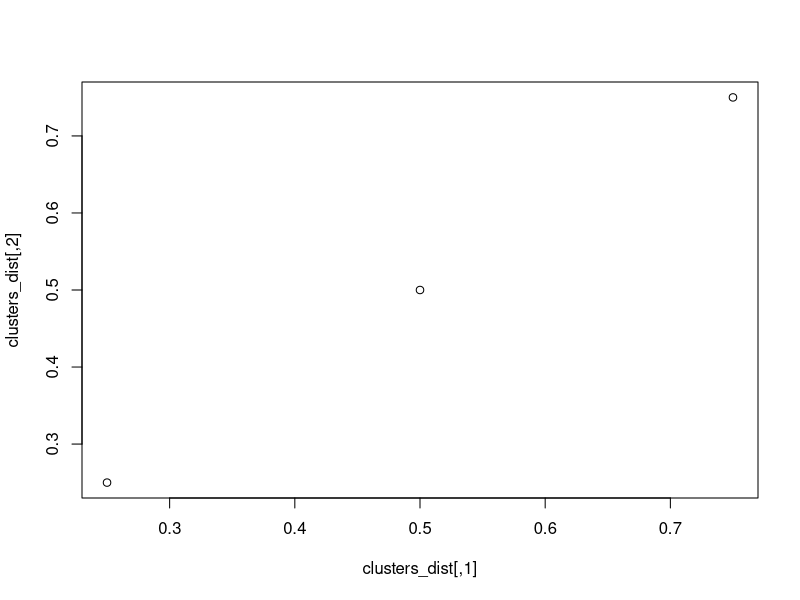

Source code (R): (Note: this script raises an error after producing the figure.)
#Generated Data

n=100 #No. of Locations
M=10 #No. of Observations
#A=2
n.clust=4 #"Correct" Number of Clusters
clusters_dist <- matrix(rep(c(.25,.5,.75),2),ncol = 2)
  #matrix(c(runif(n.clust,0,1),runif(n.clust,0,1)),ncol = 2)
clust_theta <- rnorm(n.clust,0,1)

#explore generated cluster effects
par(mfrow = c(1,1))
plot(clusters_dist)
print(clust_theta)

x<-matrix(runif(n*2,0,1),ncol = 2)
beta<-matrix(c(1,1),ncol = 2)
y<-matrix(rep(0,n*M),ncol = M)
tau<-.01

for (i in 1:n){
  temp.dex <- which.min((x[i,1] - clusters_dist[,1])^2 + (x[i,2] - clusters_dist[,2])^2)
  y[i,] = rnorm(M,mean=beta%*%x[i,] + clust_theta[temp.dex],sd=tau^2)
}

y.ssb <- matrix(unlist(y))
x.ssb <- matrix(c(rep(x[,1],ncol(y)),rep(x[,2],ncol(y))), ncol = 2)

##TODO: Vary alpha, not just the hyperparameters
gsdp(y,x,mx.siga=1, mx.sigb = .25,mx.taua = 1,mx.taub = .25,a.alpha = 1,b.alpha = 1)
points(clusters_dist,pch = 0)

SSB(y.ssb,z=x.ssb)

SpatialClust(z=y.spatClust,n.all = rep(3,ncol(y)),x=x,spatial=T,genetic=T)
